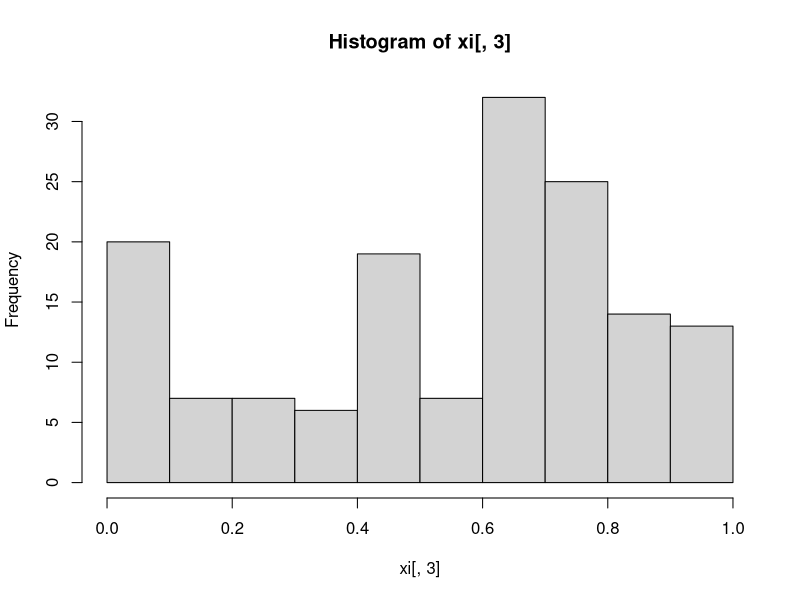

This figure's R source:
Additive_RNG<-function(a,z0,c,m,n) {
  xi<-matrix(NA,n,3)
  colnames(xi)<-c("aZ(i-1)+c","Xi","Ui")
  for (i in 1:n)
  {
    xi[i,1]<-(a*z0+c)
    xi[i,2]<-xi[i,1]%%m
    xi[i,3]<-xi[i,2]/m
    z0<-xi[i,2]
  }
  hist(xi[,3])
  View(xi)
}
Additive_RNG(45,21139,437,417,150)
Bernouli_2<-function(n,p) {
  i<-n
  p<-p
  X<-runif(i)
  Y<-(X<=p)+0
  (tabel<-table(Y)/length(Y))
}
#barplot(tabel,main="Bernouli")
Bernouli_2(98,0.83)
Bernouli_2(260,0.83)
Bernouli_2(44,0.83)
Bernouli_2(332,0.83)
Bernouli_2(365,0.83)
Bernouli_2(182,0.83)
Bernouli_2(287,0.83)
Bernouli_2(8,0.83)
Bernouli_2(380,0.83)
Bernouli_2(23,0.83)
Bernouli_2(221,0.83)
Bernouli_2(374,0.83)
Bernouli_2(170,0.83)
Bernouli_2(164,0.83)
Bernouli_2(311,0.83)
Bernouli_2(254,0.83)
Bernouli_2(191,0.83)
Bernouli_2(275,0.83)
Bernouli_2(302,0.83)
Bernouli_2(266,0.83)
Bernouli_2(314,0.83)
Bernouli_2(389,0.83)
Bernouli_2(11,0.83)
Bernouli_2(98,0.83)
Bernouli_2(260,0.83)
Bernouli_2(44,0.83)
Bernouli_2(332,0.83)
Bernouli_2(365,0.83)
Bernouli_2(182,0.83)
Bernouli_2(287,0.83)
Bernouli_2(8,0.83)
Bernouli_2(380,0.83)
Bernouli_2(23,0.83)
Bernouli_2(221,0.83)
Bernouli_2(374,0.83)
Bernouli_2(170,0.83)
Bernouli_2(164,0.83)
Bernouli_2(311,0.83)
Bernouli_2(254,0.83)
Bernouli_2(191,0.83)
Bernouli_2(275,0.83)
Bernouli_2(302,0.83)
Bernouli_2(266,0.83)
Bernouli_2(314,0.83)
Bernouli_2(389,0.83)
Bernouli_2(11,0.83)
Bernouli_2(98,0.83)
Bernouli_2(260,0.83)
Bernouli_2(44,0.83)
Bernouli_2(332,0.83)
Bernouli_2(365,0.83)
Bernouli_2(182,0.83)
Bernouli_2(287,0.83)
Bernouli_2(8,0.83)
Bernouli_2(380,0.83)
Bernouli_2(23,0.83)
Bernouli_2(221,0.83)
Bernouli_2(374,0.83)
Bernouli_2(170,0.83)
Bernouli_2(164,0.835)
Bernouli_2(311,0.83)
Bernouli_2(254,0.83)
Bernouli_2(191,0.83)
Bernouli_2(275,0.83)
Bernouli_2(302,0.83)
Bernouli_2(266,0.83)
Bernouli_2(314,0.83)
Bernouli_2(389,0.83)
Bernouli_2(11,0.83)
Bernouli_2(98,0.83)
Bernouli_2(260,0.83)
Bernouli_2(44,0.83)
Bernouli_2(332,0.83)
Bernouli_2(365,0.83)
Bernouli_2(182,0.83)
Bernouli_2(287,0.83)
Bernouli_2(8,0.83)
Bernouli_2(380,0.83)
Bernouli_2(23,0.83)
Bernouli_2(221,0.83)
Bernouli_2(374,0.83)
Bernouli_2(170,0.83)
Bernouli_2(164,0.83)
Bernouli_2(311,0.83)
Bernouli_2(254,0.83)
Bernouli_2(191,0.83)
Bernouli_2(275,0.83)
Bernouli_2(302,0.83)
Bernouli_2(266,0.83)
Bernouli_2(314,0.83)
Bernouli_2(389,0.83)
Bernouli_2(11,0.83)
Bernouli_2(98,0.83)
Bernouli_2(260,0.83)
Bernouli_2(44,0.83)
Bernouli_2(332,0.83)
Bernouli_2(365,0.83)
Bernouli_2(182,0.83)
Bernouli_2(287,0.83)
Bernouli_2(8,0.83)
Bernouli_2(380,0.83)
Bernouli_2(23,0.83)
Bernouli_2(221,0.83)
Bernouli_2(374,0.83)
Bernouli_2(170,0.83)
Bernouli_2(164,0.83)
Bernouli_2(311,0.83)
Bernouli_2(254,0.83)
Bernouli_2(191,0.83)
Bernouli_2(275,0.83)
Bernouli_2(302,0.83)
Bernouli_2(266,0.83)
Bernouli_2(314,0.83)
Bernouli_2(389,0.83)
Bernouli_2(11,0.83)
Bernouli_2(98,0.83)
Bernouli_2(260,0.83)
Bernouli_2(44,0.83)
Bernouli_2(332,0.83)
Bernouli_2(365,0.83)
Bernouli_2(182,0.83)
Bernouli_2(287,0.83)
Bernouli_2(8,0.83)
Bernouli_2(380,0.83)
Bernouli_2(23,0.83)
Bernouli_2(221,0.83)
Bernouli_2(374,0.83)
Bernouli_2(170,0.83)
Bernouli_2(164,0.83)
Bernouli_2(311,0.83)
Bernouli_2(254,0.83)
Bernouli_2(191,0.83)
Bernouli_2(275,0.83)
Bernouli_2(302,0.83)
Bernouli_2(266,0.83)
Bernouli_2(314,0.83)
Bernouli_2(389,0.83)
Bernouli_2(11,0.83)
Bernouli_2(98,0.83)
Bernouli_2(260,0.83)
Bernouli_2(44,0.83)
Bernouli_2(332,0.83)
Bernouli_2(365,0.83)
Bernouli_2(182,0.83)
Bernouli_2(287,0.83)
Bernouli_2(8,0.83)
Bernouli_2(380,0.83)
Bernouli_2(23,0.83)
Bernouli_2(221,0.83)
Bernouli_2(374,0.83)